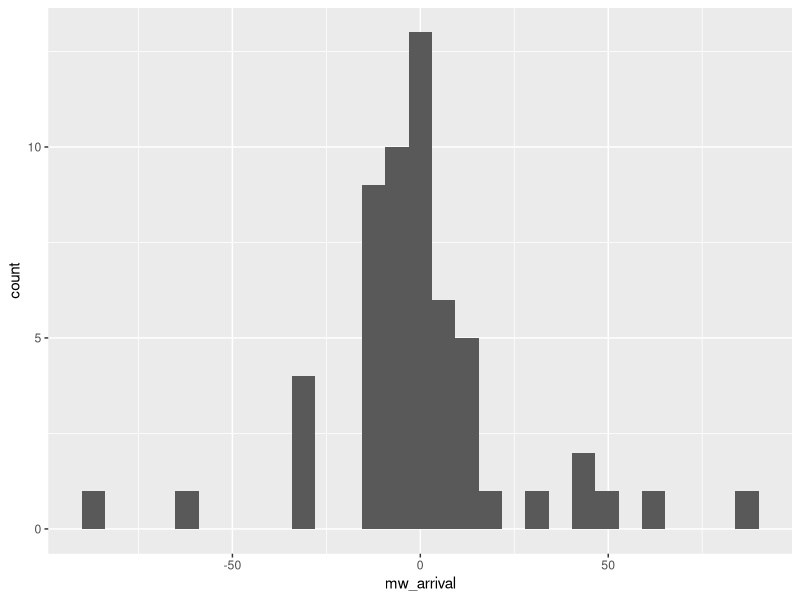
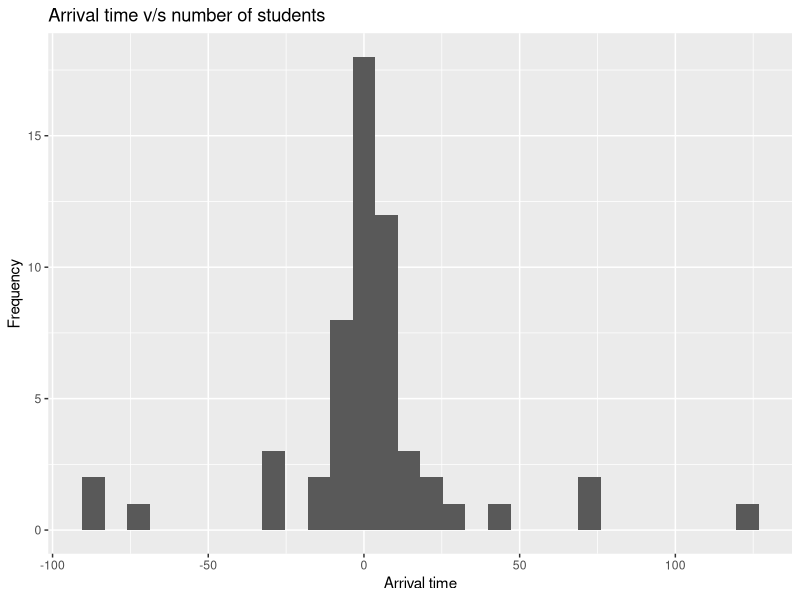
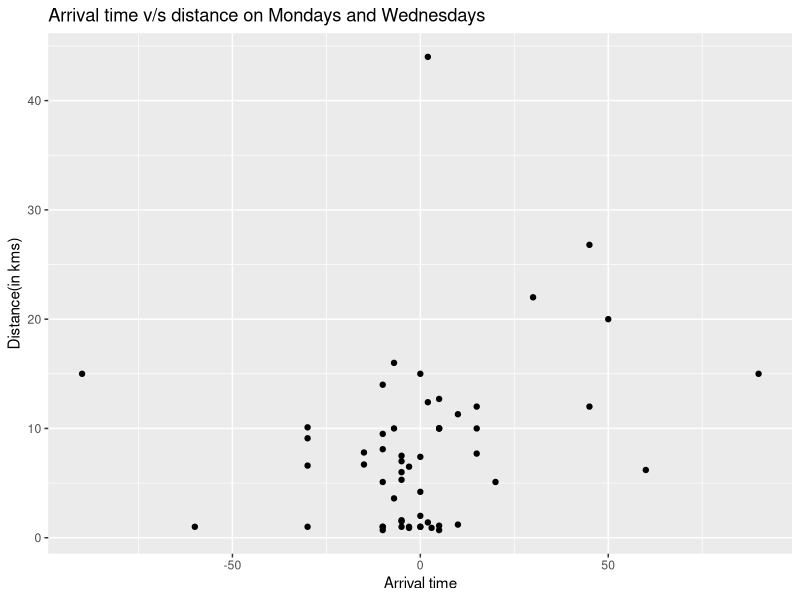
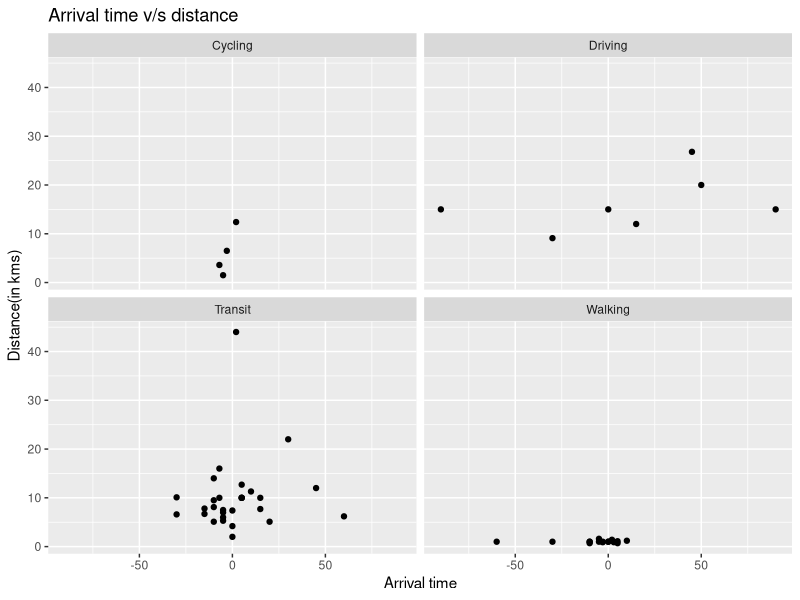
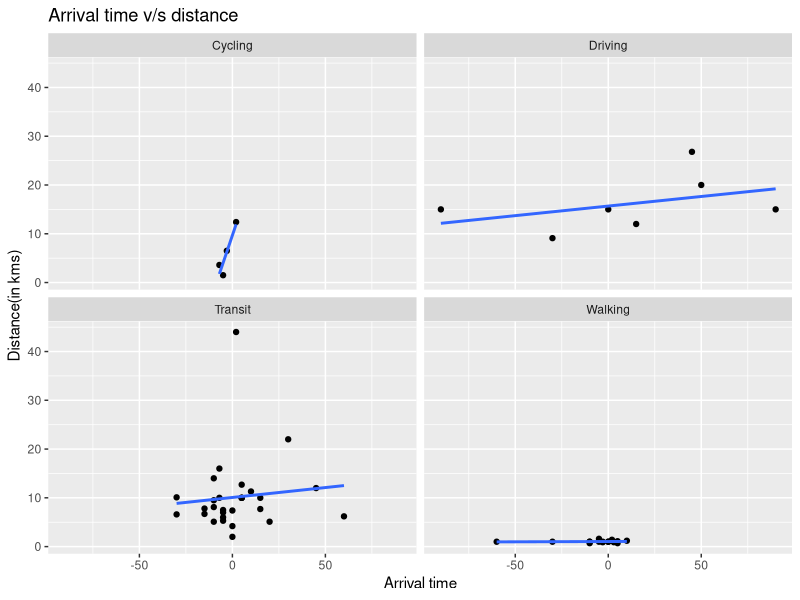
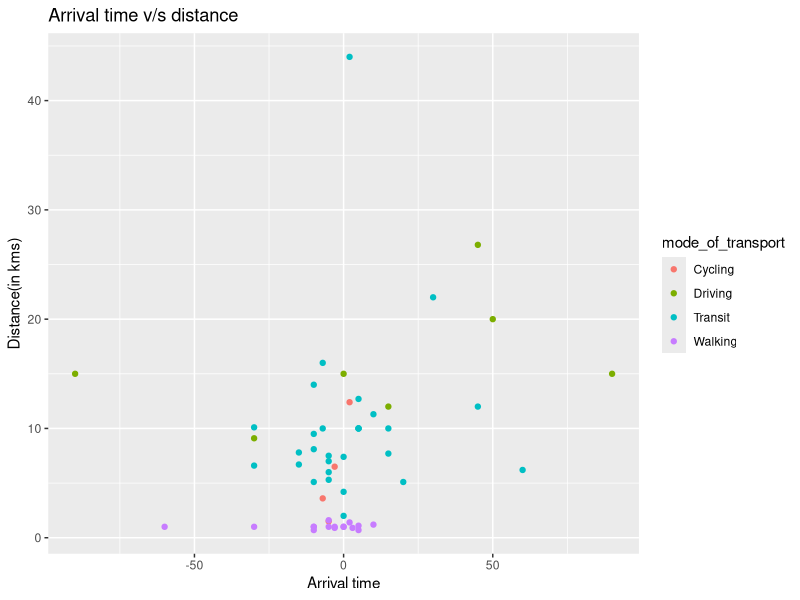
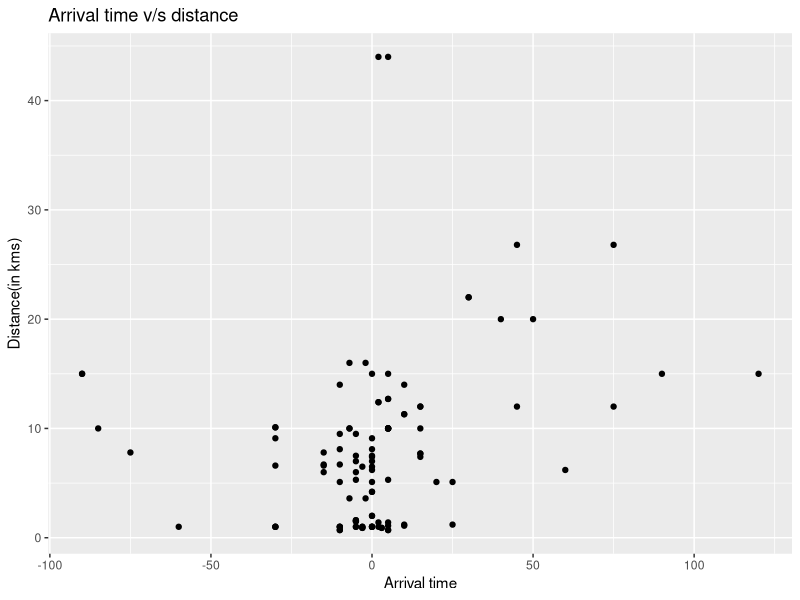
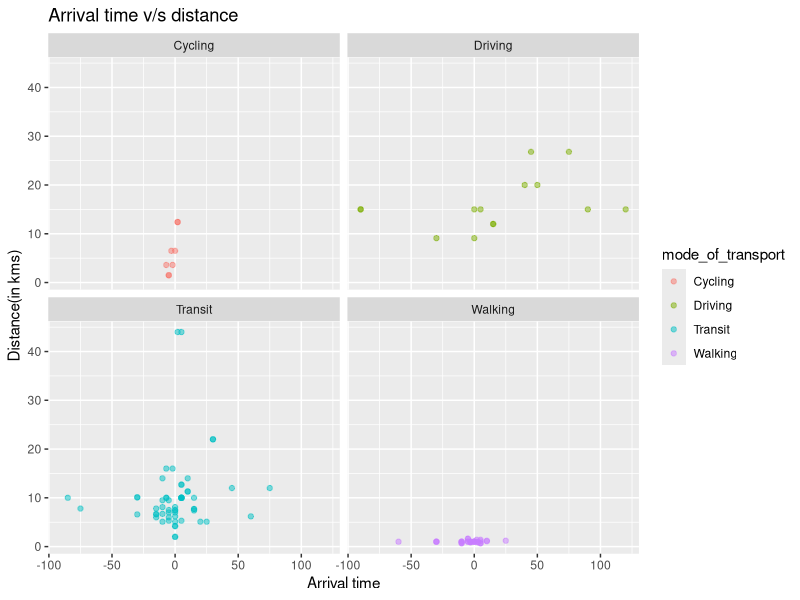

Reproduce these figures in R, in order.
## ---- chunk 1
knitr::opts_chunk$set(echo = TRUE)
## ---- chunk 2
library(ggplot2)
library(tidyverse)
library(lubridate)
## ---- chunk 3
# Initial survey data to go here
initial_survey <- read_csv('data/Arrival Time_April 4, 2019_08.20.csv')
## ---- chunk 4
# Ian please put your lovely code here :)

clean_survey_sep_days <- initial_survey %>%
  select(contains('Q')) %>%
  slice(-c(1:2)) %>%
  rename('distance_km' = 'Q1',
         'mw_arrival' = 'Q3',
         'tt_arrival' = 'Q4',
         'mode_of_transport' = 'Q5') %>% 
  mutate(mw_arrival = hm(mw_arrival),
         mw_arrival = hour(mw_arrival)*60 + minute(mw_arrival),
         mw_arrival = if_else(mw_arrival < 400, 540 + mw_arrival, mw_arrival),
         mw_arrival = 9*60 - mw_arrival) %>%
  mutate(tt_arrival = hm(tt_arrival),
         tt_arrival = hour(tt_arrival)*60 + minute(tt_arrival),
         tt_arrival = if_else(tt_arrival < 430, 570 + tt_arrival, tt_arrival),
         tt_arrival = 9.5*60 - tt_arrival) %>%
  mutate(mode_of_transport = fct_recode(mode_of_transport, 
                                        driving = '1',
                                        transit = '2',
                                        walking = '3',
                                        cycling = '4'))

clean_survey_sep_days
clean_survey_sep_days$distance_km <- as.numeric(clean_survey_sep_days$distance_km)


View(clean_survey_sep_days)

levels(clean_survey_sep_days$mode_of_transport)


clean_survey_mw <- clean_survey_sep_days %>% 
  select(-c(tt_arrival)) %>% 
  rename(arrival = mw_arrival)

clean_survey_tt <- clean_survey_sep_days %>% 
  select(-c(mw_arrival)) %>% 
  rename(arrival = tt_arrival)

clean_survey_all_days <- bind_rows(clean_survey_mw, clean_survey_tt)
## ---- chunk 5
survey_data <- read_csv("data/clean_survey_responses.csv")
head(survey_data)
## ---- chunk 6
survey_data$mode_of_transport <- as.factor(survey_data$mode_of_transport)

clean_survey_sep_days
typeof(clean_survey_sep_days$distance_km)
clean_survey_sep_days$distance_km <- as.numeric(clean_survey_sep_days$distance_km)

clean_survey_all_days
typeof(clean_survey_all_days$distance_km)

dim(survey_data)
dim(clean_survey_sep_days)
dim(clean_survey_all_days)

## ---- chunk 7
summary(clean_survey_all_days) %>% 
  knitr::kable()

summary(clean_survey_sep_days) %>% 
  knitr::kable()


# by mode of transit
by(clean_survey_all_days, clean_survey_all_days$mode_of_transport, summary)
## ---- chunk 8
### INITIAL HISTOGRAMS FOR MW & TT

clean_survey_sep_days %>% 
  ggplot(aes(x = mw_arrival)) +
  geom_histogram()

clean_survey_sep_days %>% 
  ggplot(aes(x = tt_arrival)) +
  geom_histogram()+
  labs(x="Arrival time", y="Frequency", title = "Arrival time v/s number of students")

## ---- chunk 9
### INITIAL SCATTERPLOTS FOR MW
clean_survey_sep_days %>% 
  ggplot(aes(x = mw_arrival, y = distance_km)) +
  geom_point()+
  labs(x="Arrival time", y="Distance(in kms)", title = "Arrival time v/s distance on Mondays and Wednesdays")
## ---- chunk 10
### FACET ON MODE OF TRANSPORT
clean_survey_sep_days %>% 
  ggplot(aes(x = mw_arrival, y = distance_km)) +
  geom_point() +
  facet_wrap(~ mode_of_transport)+
  labs(x="Arrival time", y="Distance(in kms)", title = "Arrival time v/s distance")

clean_survey_sep_days %>% 
  ggplot(aes(x = mw_arrival, y = distance_km)) +
  geom_point() +
  facet_wrap(~ mode_of_transport) +
  geom_smooth(method = "lm", se = F)+
  labs(x="Arrival time", y="Distance(in kms)", title = "Arrival time v/s distance")
## ---- chunk 11
### COLOR INSTEAD OF FACET
clean_survey_sep_days %>% 
  ggplot(aes(x = mw_arrival, y = distance_km)) +
  geom_point(aes(color = mode_of_transport))+
  labs(x="Arrival time", y="Distance(in kms)", title = "Arrival time v/s distance")
## ---- chunk 12
### SCATTERPLOT FOR ALL DAYS, AND FACETED

clean_survey_all_days %>% 
  ggplot(aes(x = arrival, y = distance_km)) +
  geom_point()+
  labs(x="Arrival time", y="Distance(in kms)", title = "Arrival time v/s distance")

clean_survey_all_days %>% 
  ggplot(aes(x = arrival, y = distance_km)) +
  geom_point(aes(color = mode_of_transport), alpha = .5) +
  facet_wrap(~ mode_of_transport)+
  labs(x="Arrival time", y="Distance(in kms)", title = "Arrival time v/s distance")
## ---- chunk 13
### DENSITY 
clean_survey_all_days %>% 
  ggplot(aes(x = arrival)) +
  geom_density() + 
  facet_wrap(~ mode_of_transport)+
  labs(x="Arrival time", y="Frequency", title = "Count of student arrival time")
## ---- chunk 14
### BOXPLOT & VIOLIN PLOT FOR ALL DAYS

clean_survey_all_days %>% 
  ggplot(aes(x = mode_of_transport, y = arrival)) +
  geom_boxplot()+
  labs(y="Arrival time", x="Mode of transport", title = "Mode of transport v/s arrival time")


clean_survey_all_days %>% 
  ggplot(aes(x = mode_of_transport, y = arrival)) +
  geom_violin() +
  geom_jitter(width = .2, alpha = .3)+
  labs(y="Arrival time", x="Mode of transport", title = "Mode of transport v/s arrival time")
